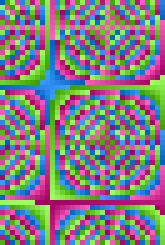
#> input picture tests/fixtures/images/rgb-q100-s0.jpg, 33 x 49 px (shown 5 times larger)
$ python -i router_features.py   (imports and definitions only)
#> lines starting #> are read from the running program, lines starting #| are printed output that depends on the picture; after the words box and inside, x2 and y2 are one past the last pixel; in counts of white or black regions, pixels touching at a corner belong together
#!/usr/bin/env python3
"""The router's image statistics, version 2: the specification the Rust
runner reproduces bit for bit (src/router.rs).

Input is the page as the runner holds it before routing: the model's own
first resize capped at 1536 px (source mode, then RGB), i.e. what
`--max-dimension 1536` feeds the second resize. Every statistic is an integer
count or sum finished by a few IEEE float64 operations written out below in
the order Rust performs them; the only resampling is Pillow's 8-bit L-mode
BILINEAR and BICUBIC, which src/preprocess.rs implements exactly. Python ints
keep sums exact (numpy float reductions would not match a sequential sum).

The 26 statistics keep the names and meaning of build_dataset.py's first
version: size; grayscale mean, spread, ink, dark and edge density on the page
scaled to a 1024-px long side; mean saturation on a 4-px grid of the page;
a projection-profile estimate of text lines (count, median and 10th
percentile height, median gap, median height in page pixels), column gaps and
coverage, row-ink spread, horizontal ink transitions; and at page resolution
the resampling loss at 1024 and 768 (bicubic down, bilinear back up, over ink
pixels), ink per strong edge and the Laplacian over ink.
"""
from __future__ import annotations

import math

import numpy as np
from PIL import Image

FEATURES = ["width", "height", "aspect", "megapixels", "gray_mean", "gray_std", "ink", "dark", "saturation",
            "edge", "row_coverage", "lines", "line_height", "line_height_p10", "line_gap", "line_height_px",
            "col_gaps", "col_coverage", "ink_rows_std", "small_blobs",
            "loss_1024", "loss_768", "lossy_ink_1024", "lossy_ink_768", "ink_edge_ratio", "laplacian"]
CAP = 1536
ANALYSIS = 1024
INK, DARK, LOSS_DIFF, EDGE = 160, 80, 60, 40


# [35 lines left out: functions resize_image_if_necessary, capped_page, not called in this run]


def gray(rgb: np.ndarray) -> np.ndarray:
    """Pillow's convert("L"): ITU-R 601-2 luma in 16-bit fixed point."""
    r, g, b = (rgb[..., c].astype(np.uint32) for c in range(3))
    return ((r * 19595 + g * 38470 + b * 7471 + 0x8000) >> 16).astype(np.uint8)


def resize(g: np.ndarray, width: int, height: int, resample) -> np.ndarray:
    return np.asarray(Image.fromarray(g, "L").resize((width, height), resample), dtype=np.uint8)


# [12 lines left out: functions median, percentile10, not called in this run]


def total(a: np.ndarray) -> int:
    return int(a.sum(dtype=np.int64))


def std(count: int, s: int, s2: int) -> float:
    mean = s / count
    return math.sqrt(max(s2 / count - mean * mean, 0.0))


# [9 lines left out: function resample_loss, not called in this run]


def features(rgb: np.ndarray) -> list[float]:
    h, w = rgb.shape[:2]
    page = gray(rgb)
    scale = ANALYSIS / max(w, h)
    a = resize(page, max(1, round(w * scale)), max(1, round(h * scale)), Image.BILINEAR)
    ah, aw = a.shape
    n = ah * aw
    ai = a.astype(np.int64)
    ink = a < INK
    ink_count = total(ink)

    sample = rgb[::4, ::4].astype(np.int32)
    hi, lo = sample.max(axis=2), sample.min(axis=2)
    saturation = total(np.where(hi > 0, (hi - lo) * 255 // np.maximum(hi, 1), 0)) / (sample.shape[0] * sample.shape[1])

    edge = total(np.abs(np.diff(ai, axis=1))) / (ah * (aw - 1)) if aw > 1 else 0.0
    edge += total(np.abs(np.diff(ai, axis=0))) / ((ah - 1) * aw) if ah > 1 else 0.0

    row_ink = [int(c) for c in ink.sum(axis=1)]
    text_rows = [c / aw > 0.01 for c in row_ink]
    runs, gaps, start, last_end = [], [], None, None
    for i, on in enumerate(text_rows + [False]):
        if on and start is None:
            start = i
            if last_end is not None:
                gaps.append(i - last_end)
        elif not on and start is not None:
            runs.append(i - start)
            last_end, start = i, None
    runs = sorted(r for r in runs if r >= 2) or [0]
    gaps.sort()
    col_ink = [int(c) for c in ink.sum(axis=0)]
    band = [c / ah > 0.005 for c in col_ink]
    col_gaps, run = 0, 0
    inside = [i for i, on in enumerate(band) if on]
    if inside:
        for on in band[inside[0]:inside[-1] + 1]:
            run = 0 if on else run + 1
            if run == max(3, aw // 100):
                col_gaps += 1
    transitions = total(ink[:, 1:] != ink[:, :-1])

    gi = page.astype(np.int32)
    page_ink = page < INK
    page_ink_count = total(page_ink)
    l1024, f1024 = resample_loss(page, page_ink, page_ink_count, 1024)
    l768, f768 = resample_loss(page, page_ink, page_ink_count, 768)
    edges = total(np.abs(np.diff(gi, axis=1)) > EDGE) + total(np.abs(np.diff(gi, axis=0)) > EDGE)
    lap = np.abs(4 * gi[1:-1, 1:-1] - gi[:-2, 1:-1] - gi[2:, 1:-1] - gi[1:-1, :-2] - gi[1:-1, 2:])
    inner = page_ink[1:-1, 1:-1]
    inner_count = total(inner)
    laplacian = total(lap[inner]) / inner_count if inner_count else 0.0

    line = median(runs)
    return [
        float(w), float(h), w / h, w * h / 1e6,
        total(ai) / n, std(n, total(ai), total(ai * ai)), ink_count / n, total(a < DARK) / n, saturation,
        edge, sum(text_rows) / ah, float(len(runs)), line / ah, percentile10(runs) / ah,
        median(gaps) / ah if gaps else 0.0, line / scale,
        float(col_gaps), sum(band) / aw, std(ah, sum(row_ink), sum(c * c for c in row_ink)) / aw,
        transitions / max(1, ink_count),
        l1024, l768, f1024, f768, page_ink_count / max(1, edges), laplacian,
    ]

>>> import cv2
>>> picture = cv2.imread('../../tests/fixtures/images/rgb-q100-s0.jpg', cv2.IMREAD_GRAYSCALE)
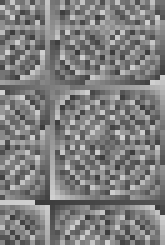
#> picture: shape (49, 33) (shown 5 times larger); min 59, max 208, mean 127.3
>>> result = features(picture)
#> in gray, `r, g, b = (rgb[..., c].astype(np.uint32) for c in range(3))`: r = 49 values, max 208 at index 18, min 65 at index 35, mean 129.2; g = 49 values, max 208 at index 10, min 63 at index 29, mean 128.2; b = 49 values, max 204 at index 40, min 60 at index 6, mean 126.6
#> in features, `page = gray(rgb)`: page = 49 values, max 203 at index 40, min 83 at index 29, mean 128.3
#> in resize, `return np.asarray(Image.fromarray(g, "L").resize((width, height), resa..`:
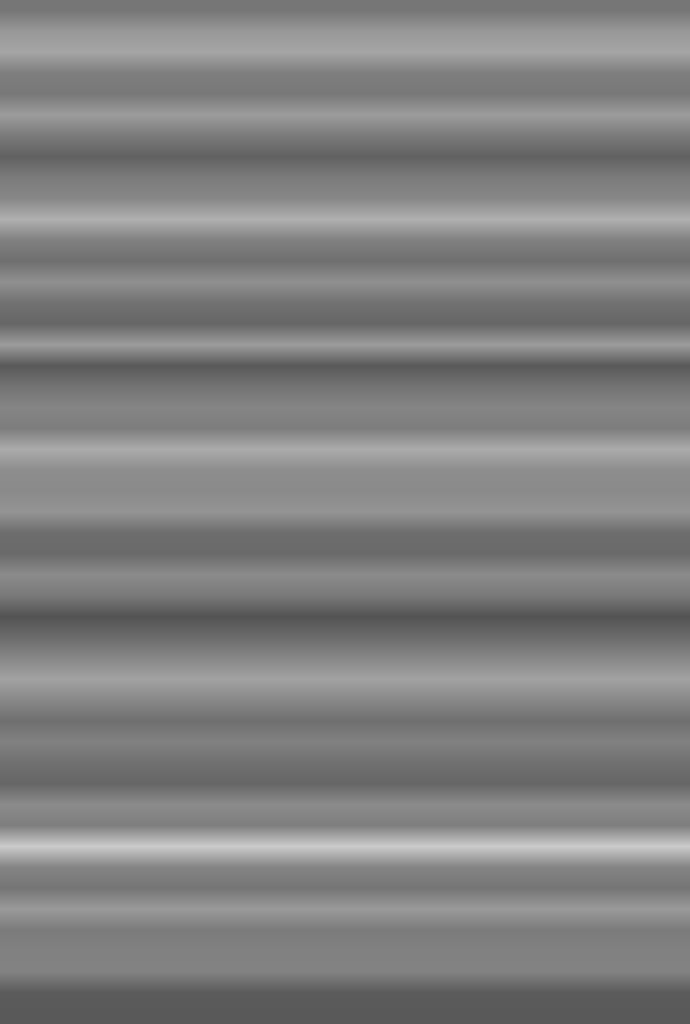
#> returned value: shape (1024, 690); min 83, max 203, mean 128.3
#> in features, `ai = a.astype(np.int64)`:
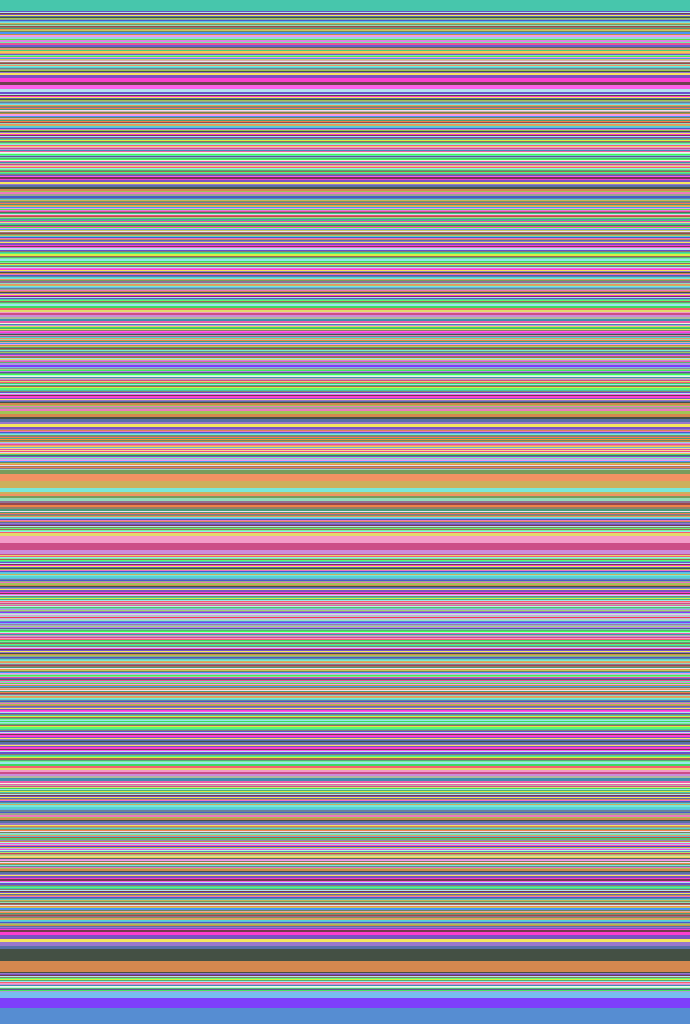
#> ai: shape (1024, 690) int64; 105 distinct labels, from 83 to 203; one colour per label, 0 black
#> in features, `ink = a < INK`:
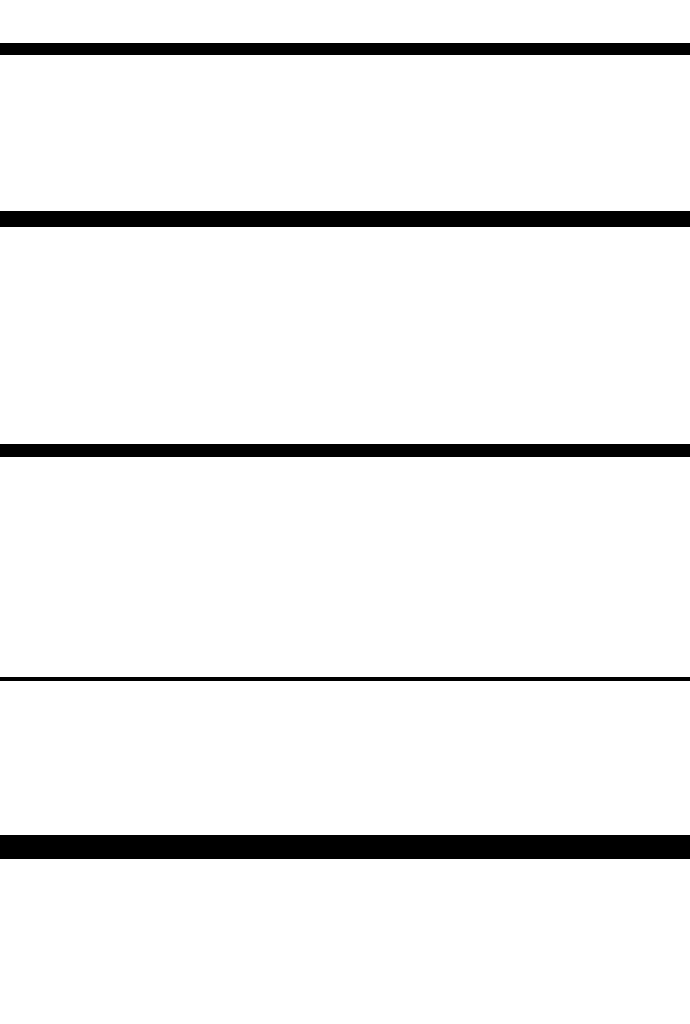
#> ink: shape (1024, 690) bool; 93.3% white; 5 black regions, box (x1, y1, x2, y2) and area: (0, 835, 690, 859) 16560, (0, 211, 690, 227) 11040, (0, 444, 690, 457) 8970, (0, 43, 690, 55) 8280, (0, 677, 690, 681) 2760
#> in features, `ink_count = total(ink)`: ink_count = 658950
#> (the run stopped early here; a loop or call above may not have finished)
